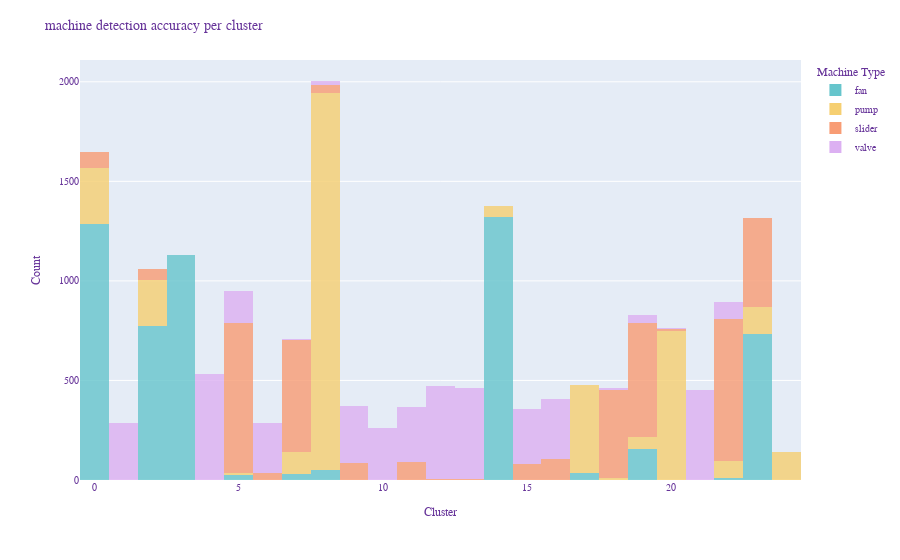

The cell this chart's notebook holds for it:
### Code cell
fig = go.Figure(
    px.histogram(
        color=metadata['machine'], 
        x=cluster_labels, 
        opacity = 0.8,
        color_discrete_sequence=px.colors.qualitative.Pastel)
)

fig.update_layout(
    title_text="machine detection accuracy per cluster",
    xaxis_title="Cluster",
    yaxis_title="Count",
    legend_title="Machine Type",
    font=dict(
            family="Courier New, monospace",
            size=10,
            color="RebeccaPurple"
    ))


fig.show()

### Figure 1 — Plotly figure (JSON) as saved in the notebook; plotly's stock layout.template omitted (floating-point values rounded to 4 significant figures; data arrays with more than 128 entries replaced by an {"elided": "..."} marker saying what was removed)
{"data": [{"alignmentgroup": "True", "bingroup": "x", "hovertemplate": "color=fan<br>x=%{x}<br>count=%{y}<extra></extra>", "legendgroup": "fan", "marker": {"color": "rgb(102, 197, 204)", "opacity": 0.8, "pattern": {"shape": ""}}, "name": "fan", "offsetgroup": "fan", "orientation": "v", "showlegend": true, "type": "histogram", "x": {"elided": "5550 int values"}, "xaxis": "x", "yaxis": "y"}, {"alignmentgroup": "True", "bingroup": "x", "hovertemplate": "color=pump<br>x=%{x}<br>count=%{y}<extra></extra>", "legendgroup": "pump", "marker": {"color": "rgb(246, 207, 113)", "opacity": 0.8, "pattern": {"shape": ""}}, "name": "pump", "offsetgroup": "pump", "orientation": "v", "showlegend": true, "type": "histogram", "x": {"elided": "4205 int values"}, "xaxis": "x", "yaxis": "y"}, {"alignmentgroup": "True", "bingroup": "x", "hovertemplate": "color=slider<br>x=%{x}<br>count=%{y}<extra></extra>", "legendgroup": "slider", "marker": {"color": "rgb(248, 156, 116)", "opacity": 0.8, "pattern": {"shape": ""}}, "name": "slider", "offsetgroup": "slider", "orientation": "v", "showlegend": true, "type": "histogram", "x": {"elided": "4094 int values"}, "xaxis": "x", "yaxis": "y"}, {"alignmentgroup": "True", "bingroup": "x", "hovertemplate": "color=valve<br>x=%{x}<br>count=%{y}<extra></extra>", "legendgroup": "valve", "marker": {"color": "rgb(220, 176, 242)", "opacity": 0.8, "pattern": {"shape": ""}}, "name": "valve", "offsetgroup": "valve", "orientation": "v", "showlegend": true, "type": "histogram", "x": {"elided": "4170 int values"}, "xaxis": "x", "yaxis": "y"}], "layout": {"barmode": "relative", "font": {"color": "RebeccaPurple", "family": "Courier New, monospace", "size": 10}, "legend": {"title": {"text": "Machine Type"}, "tracegroupgap": 0}, "margin": {"t": 60}, "title": {"text": "machine detection accuracy per cluster"}, "xaxis": {"anchor": "y", "domain": [0, 1], "title": {"text": "Cluster"}}, "yaxis": {"anchor": "x", "domain": [0, 1], "title": {"text": "Count"}}}}
